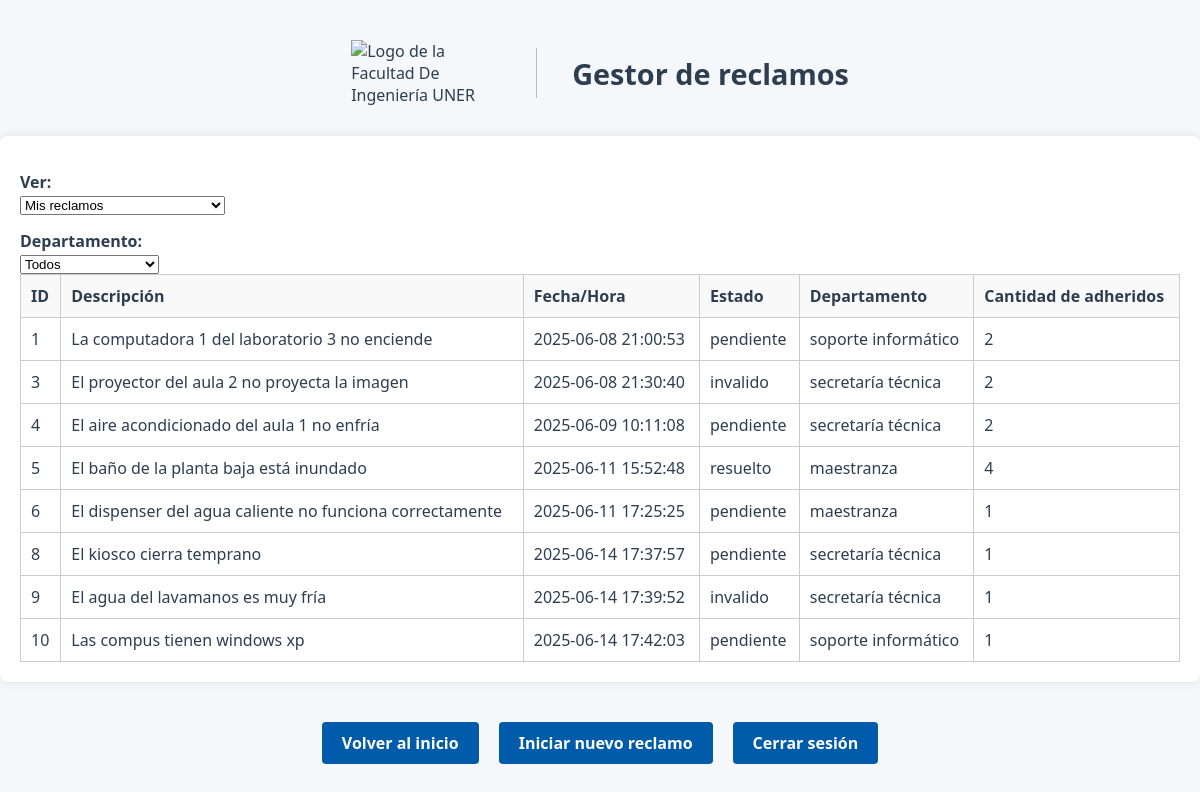
/listarReclamos (signed in), run on an earlier commit of the app's database.
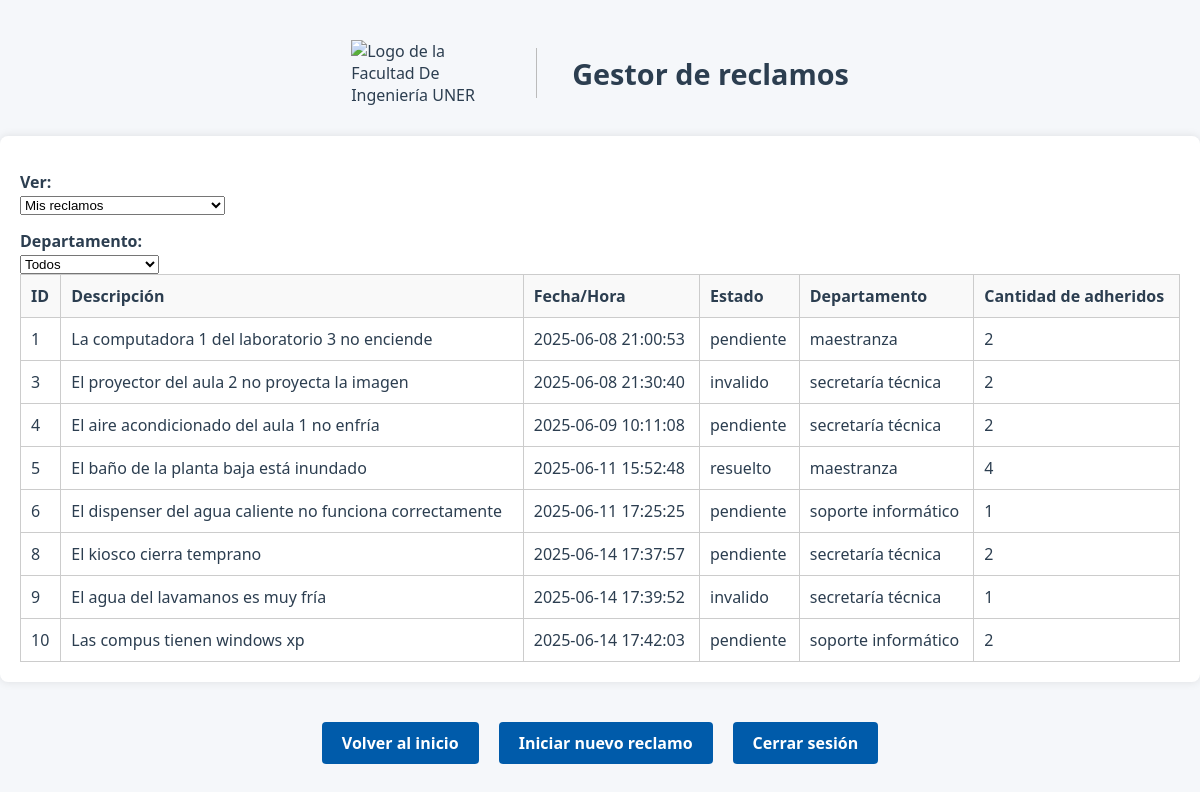
And on a later commit of the database.
### modules/modelosDTO.py (models this page shows, shortened)
class ModeloReclamo(Base):
    __tablename__ = 'Reclamos'
    id = Column(Integer(), primary_key=True, autoincrement=True)
    idUsuario = Column(Integer, ForeignKey('Usuarios.id'), nullable=False)
    fechaYHora = Column(String(50), nullable=False)  # Formato de fecha y hora
    estado = Column(String(20), nullable=False, default='pendiente')
    tiempoResolucion = Column(Integer, nullable=True, default=None)
    departamento = Column(String(20), nullable=False)
    numeroAdheridos = Column(Integer, nullable=False, default=0)
    descripcion = Column(Text, nullable=False)
    imagen = Column(String(255), nullable=True)
    usuariosAdheridos = relationship(
        "ModeloUsuario",
        secondary=asociacion_usuarios_adheridos,
        backref="reclamosAdheridos"
    ) #como definimos backref no hace falta poner la relacion inversa

### server.py (the view)
@app.route("/listarReclamos", methods=["GET", "POST"])
@login_required
def listarReclamos():
    username = current_user.nombre
    idUsuario = current_user.id
    filtroUsuario = request.form.get("filtroUsuario", "mios")
    filtroDepartamento = request.form.get("filtroDepartamento", "todos")
    if filtroUsuario == "todos":
        reclamosFiltrados = repoReclamo.obtenerRegistrosFiltro("estado", "pendiente")
    elif filtroUsuario == "mios":
        reclamosMios = repoReclamo.obtenerRegistrosFiltro("idUsuario", idUsuario)
        todosReclamos = repoReclamo.obtenerRegistrosTotales()
        reclamosAdheridos = [r for r in todosReclamos if idUsuario in r.usuariosAdheridos]
        reclamosFiltrados = list({r.id: r for r in reclamosMios + reclamosAdheridos}.values())
    if filtroDepartamento != "todos":
        reclamosFiltrados = [
            r for r in reclamosFiltrados if r.departamento == filtroDepartamento
        ]
    return render_template(
        "listarReclamos.html",
        reclamos=reclamosFiltrados,
        username=username,
        idUsuario=idUsuario,
        filtro_usuario=filtroUsuario
    )

### modules/gestorLogin.py (called while the page is built)
    def __cargarUsuarioActual(self, idUsuario):
        usuario = self.__gestorUsuarios.cargarUsuario(idUsuario)
        if usuario:
            return FlaskLoginUser(usuario)
        return None

### modules/gestorUsuarios.py (called while the page is built)
    def cargarUsuario(self, idUsuario):
        registro = self.__repo.obtenerRegistroFiltro("id", idUsuario) #devuelve un objeto Usuario o None
        return registro.to_dict() if registro else None

### modules/reclamo.py (called while the page is built)
    @property
    def id(self):
        return self.__id

    @property
    def fechaYHora(self):
        return self.__fechaYHora

    @property
    def estado(self):
        return self.__estado

    @property
    def departamento(self):
        return self.__departamento

    @property
    def numeroAdheridos(self):
        return self.__numeroAdheridos

    @property
    def descripcion(self):
        return self.__descripcion

    @property
    def usuariosAdheridos(self):
        return self.__usuariosAdheridos

### modules/repositorioConcretoBD.py (called while the page is built)
    def obtenerRegistroFiltro(self, filtro, valor):
        modeloUsuario = self.__session.query(ModeloUsuario).filter_by(**{filtro:valor}).first()
        return self.__map_modelo_a_usuario(modeloUsuario) if modeloUsuario else None

    def __map_modelo_a_usuario(self, modeloUsuario: ModeloUsuario):
        return Usuario(
            id=modeloUsuario.id,  # Asumiendo que el modelo tiene un campo id
            nombre=modeloUsuario.nombre,
            apellido=modeloUsuario.apellido,
            email=modeloUsuario.email,
            nombreUsuario=modeloUsuario.nombreUsuario,
            rol=modeloUsuario.rol,
            password=modeloUsuario.password
        )

    def obtenerRegistrosFiltro(self, filtro, valor):
        if isinstance(valor, list) and len(valor) > 0:
            valor = valor[0]
        modeloReclamo = self.__session.query(ModeloReclamo).filter_by(**{filtro: valor}).all()
        if modeloReclamo:
            return [self.__map_modelo_a_reclamo(reclamo) for reclamo in modeloReclamo]
        return []

    def obtenerRegistrosTotales(self):
        modeloReclamo = self.__session.query(ModeloReclamo).all()
        return [self.__map_modelo_a_reclamo(reclamo) for reclamo in modeloReclamo]

### modules/usuario.py (called while the page is built)
    @property
    def id(self):
        return self.__id

    @property
    def nombre(self):
        return self.__nombre

    @property
    def apellido(self):
        return self.__apellido

    @property
    def email(self):
        return self.__email

    @property
    def nombreUsuario(self):
        return self.__nombreUsuario

### templates/listarReclamos.html (shortened to what this page needs)
<!DOCTYPE html>
<html lang="es">
<head>
    <link rel="stylesheet" href="{{ url_for('static', filename='style.css') }}">
</head>
<body>
    <div class="header">
        <img src="{{ url_for('static', filename='logoFiuner.png') }}" alt="Logo de la Facultad De Ingeniería UNER" class="logo" width="150" height="50">
        <h1>Gestor de reclamos</h1>
    </div>
<div class="tabla-reclamos">
    <form method="post" action="{{ url_for('listarReclamos') }}">
        <div class="filtros-superiores">
            <label for="filtroUsuario">Ver:</label>
            <select name="filtroUsuario" onchange="this.form.submit()">
                <option value="mios" {% if request.form.get('filtroUsuario') == 'mios' %}selected{% endif %}>Mis reclamos</option>
            </select>
            <label for="filtroDepartamento">Departamento:</label>
            <select name="filtroDepartamento" onchange="this.form.submit()">
                <option value="todos" {% if request.form.get('filtroDepartamento') == 'todos' %}selected{% endif %}>Todos</option>
            </select>
        </div>
    </form>
    <table>
        <thead>
            <tr>
                <th>ID</th>
                <th>Descripción</th>
                <th>Fecha/Hora</th>
                <th>Estado</th>
                <th>Departamento</th>
                <th>Cantidad de adheridos</th>
            </tr>
        </thead>
        <tbody>
            {% if reclamos %}
                {% for reclamo in reclamos %}
                    <tr>
                        <td>{{ reclamo.id }}</td>
                        <td>{{ reclamo.descripcion }}</td>
                        <td>{{ reclamo.fechaYHora }}</td>
                        <td>{{ reclamo.estado }}</td>
                        <td>{{ reclamo.departamento }}</td>
                        <td>{{ reclamo.numeroAdheridos }}</td>
                    </tr>
                {% endfor %}
            {% else %}
                <tr>
                    <td colspan="7" style="text-align: center;">No hay reclamos para mostrar.</td>
                </tr>
            {% endif %}
        </tbody>
    </table>
</div>
    <div class="botones">
        <a href="{{ url_for('bienvenido') }}" class="btn-registro">Volver al inicio</a>
        <a href="{{ url_for('crearReclamos') }}" class="btn-registro">Iniciar nuevo reclamo</a>
        <a href="{{ url_for('logout') }}" class="btn-registro">Cerrar sesión</a>
    </div>
</body>
</html>

### static/style.css (style rules this page uses)
.header { display: flex; align-items: center; justify-content: center; gap: 20px; margin-top: 40px; padding: 0 20px; text-align: left; flex-wrap: wrap; }
body { font-family: 'Segoe UI', 'Roboto', 'Helvetica Neue', sans-serif; background-color: #f5f7fa; color: #2c3e50; margin: 0; padding: 0; min-height: 100vh; }
.logo { width: 150px; height: auto; }
h1 { font-size: 1.8em; color: #2c3e50; margin: 0; }
.btn-registro, .links { display: inline-block; padding: 10px 20px; background-color: #005baa; color: #fff !important; border: none; border-radius: 4px; text-decoration: none; font-weight: bold; margin-top: 10px; transition: background 0.2s; cursor: pointer; }
form { background-color: transparent; padding: 0; margin-top: 0; border-radius: 0; box-shadow: none; width: 100%; max-width: none; }
label { display: block; margin-top: 15px; font-weight: 600; }
.botones { display: flex; gap: 20px; flex-wrap: wrap; justify-content: center; margin-top: 20px; }
.tabla-reclamos { background-color: white; width: 100%; padding: 20px; box-sizing: border-box; border-radius: 8px; box-shadow: 0 0 10px rgba(0,0,0,0.1); margin-top: 30px; }
.tabla-reclamos table { width: 100%; border-collapse: collapse; }
.tabla-reclamos th, .tabla-reclamos td { padding: 10px; border: 1px solid #ccc; text-align: left; }
.tabla-reclamos thead { background-color: #f9f9f9; }
.botones { margin-top: 30px; text-align: center; }
.header { display: flex; align-items: center; gap: 15px; margin-bottom: 20px; }

What changed in the data, as far as the page shows it:
changed ModeloReclamo "La computadora 1 del laboratorio 3 no enciende": departamento "soporte informático" → "maestranza"
changed ModeloReclamo "El dispenser del agua caliente no funciona correctamente": departamento "maestranza" → "soporte informático"
changed ModeloReclamo "El kiosco cierra temprano": numeroAdheridos "1" → "2"
changed ModeloReclamo "Las compus tienen windows xp": numeroAdheridos "1" → "2"
